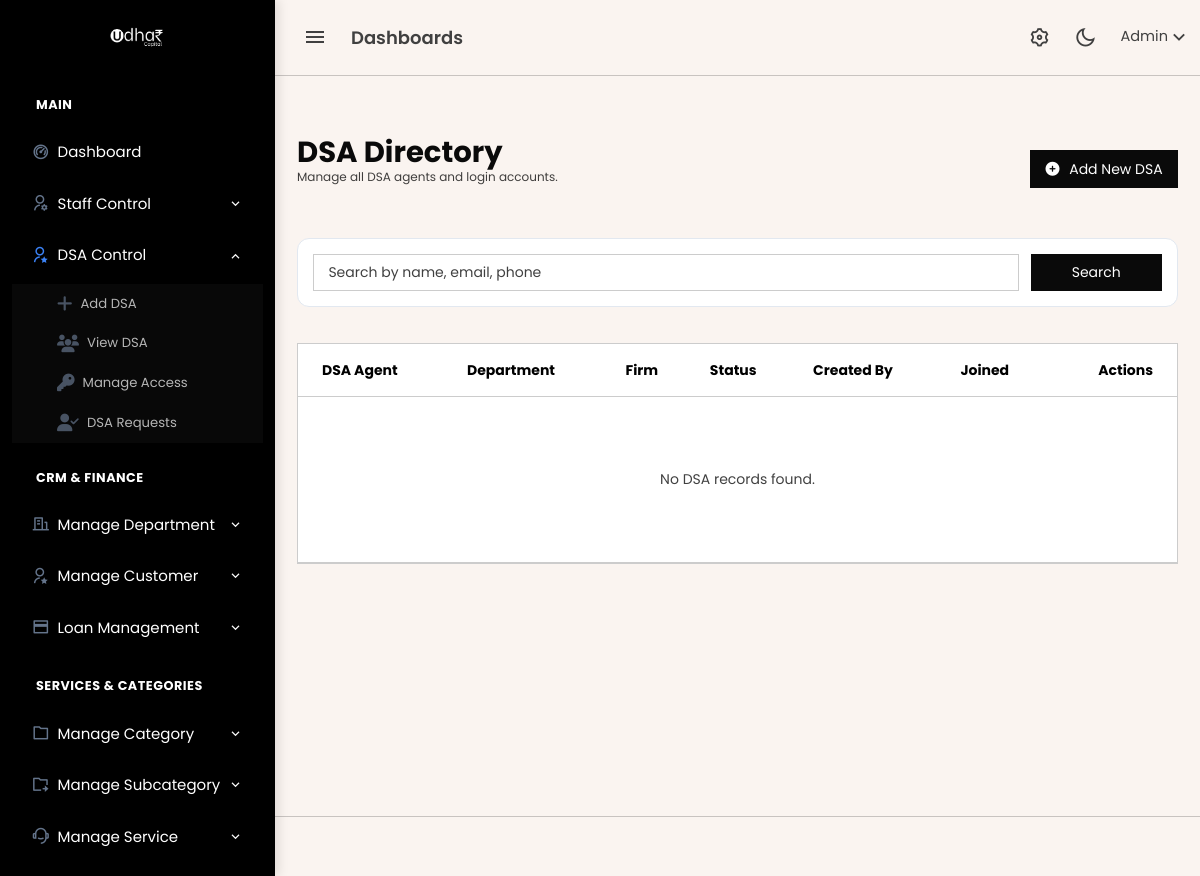
Page /admin/dsa_list.php (signed in) on the earlier database version.
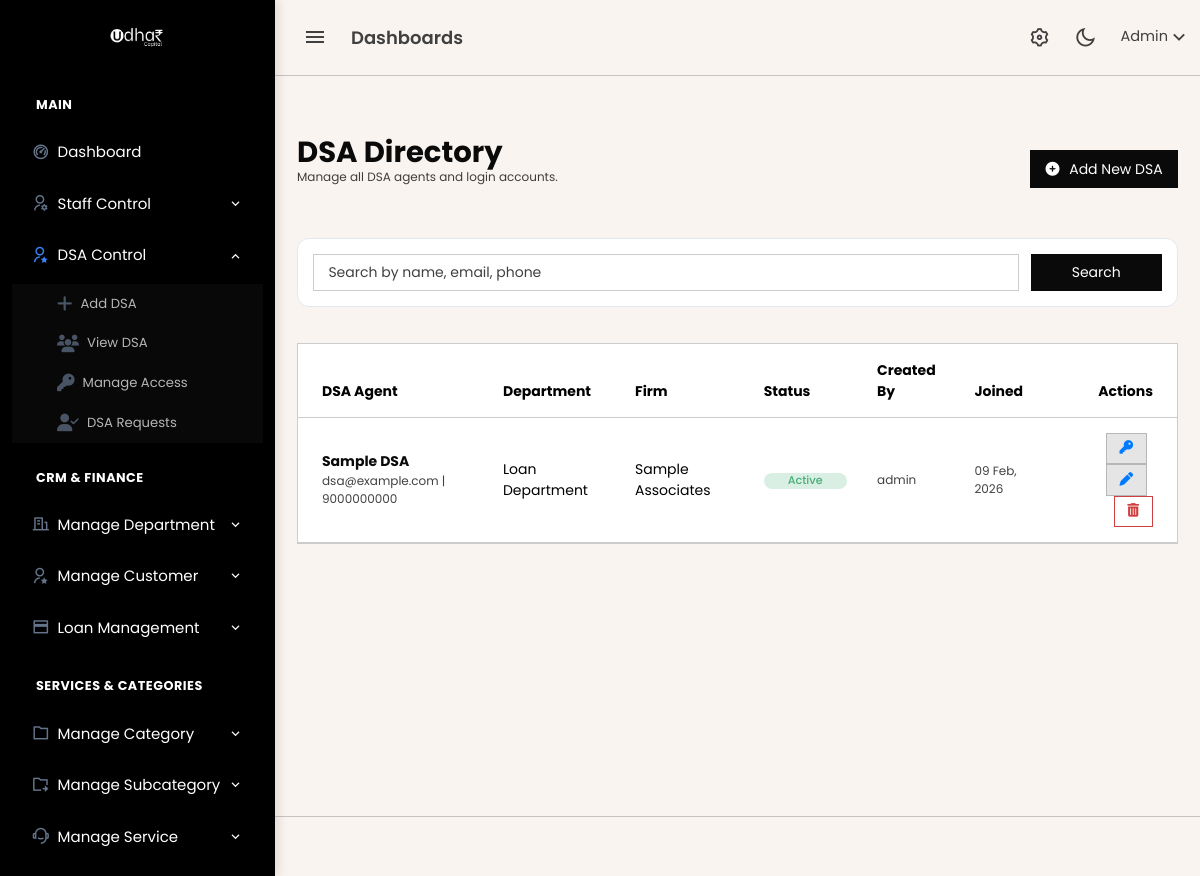
Same page on the later database version.
### tables this page shows
CREATE TABLE `dsa` (
  `id` bigint(20) UNSIGNED NOT NULL,
  `name` varchar(255) NOT NULL,
  `email` varchar(255) NOT NULL,
  `phone` varchar(20) NOT NULL,
  `password` varchar(255) NOT NULL,
  `department_id` int(11) DEFAULT NULL,
  `created_by` bigint(20) UNSIGNED DEFAULT NULL,
  `status` enum('active','inactive') DEFAULT 'active',
  `created_at` timestamp NOT NULL DEFAULT current_timestamp(),
  `updated_at` timestamp NOT NULL DEFAULT current_timestamp() ON UPDATE current_timestamp()
);

CREATE TABLE `departments` (
  `id` int(10) UNSIGNED NOT NULL,
  `name` varchar(255) NOT NULL,
  `created_at` timestamp NULL DEFAULT current_timestamp(),
  `updated_at` timestamp NULL DEFAULT current_timestamp() ON UPDATE current_timestamp(),
  `created_by` bigint(20) UNSIGNED DEFAULT NULL
);

CREATE TABLE `dsa_profiles` (
  `id` bigint(20) UNSIGNED NOT NULL,
  `dsa_id` bigint(20) UNSIGNED NOT NULL,
  `firm_name` varchar(255) DEFAULT NULL,
  `pan_number` varchar(20) DEFAULT NULL,
  `city` varchar(100) DEFAULT NULL,
  `state` varchar(100) DEFAULT NULL,
  `pin_code` varchar(10) DEFAULT NULL,
  `bank_name` varchar(255) DEFAULT NULL,
  `account_number` varchar(50) DEFAULT NULL,
  `ifsc_code` varchar(20) DEFAULT NULL,
  `created_at` timestamp NOT NULL DEFAULT current_timestamp(),
  `updated_at` timestamp NOT NULL DEFAULT current_timestamp() ON UPDATE current_timestamp()
);

### admin/dsa_list.php (the view, shortened to what this page needs)
<?php
include 'header.php';
$search = isset($_GET['search']) ? mysqli_real_escape_string($conn, $_GET['search']) : '';
$where_clause = $search ? "WHERE d.name LIKE '%$search%' OR d.email LIKE '%$search%' OR d.phone LIKE '%$search%'" : '';
$query = "SELECT d.*, dp.firm_name, dept.name AS department_name, a.name AS creator_name
          FROM dsa d
          LEFT JOIN dsa_profiles dp ON dp.dsa_id = d.id
          LEFT JOIN departments dept ON dept.id = d.department_id
          LEFT JOIN admin a ON a.id = d.created_by
          $where_clause
          ORDER BY d.id DESC";
$result = mysqli_query($conn, $query);
?>
<?php include 'topbar.php'; ?>
<?php include 'sidebar.php'; ?>
<div class="content-page"><div class="content"><div class="container-fluid pt-4">
    <div class="d-flex justify-content-between align-items-center mb-4">
        <div>
            <h2 class="fw-bold text-dark mb-0">DSA Directory</h2>
            <p class="text-muted small">Manage all DSA agents and login accounts.</p>
        </div>
        <a href="dsa_add.php" class="btn btn-dark"><i class="fas fa-plus-circle me-1"></i> Add New DSA</a>
    </div>
    <div class="mb-4" style="background:#fff;border:1px solid #e2e8f0;padding:15px;border-radius:12px;">
        <form method="GET" class="row g-2">
            <div class="col-md-10"><input type="text" name="search" class="form-control" placeholder="Search by name, email, phone" value="<?= htmlspecialchars($search) ?>"></div>
            <div class="col-md-2"><button type="submit" class="btn btn-dark w-100">Search</button></div>
        </form>
    </div>
    <div class="card border"><div class="card-body p-0"><div class="table-responsive">
        <table class="table mb-0 align-middle">
            <thead><tr><th class="ps-3">DSA Agent</th><th>Department</th><th>Firm</th><th>Status</th><th>Created By</th><th>Joined</th><th class="text-end pe-3">Actions</th></tr></thead>
            <tbody>
                <?php if ($result && mysqli_num_rows($result) > 0): while ($row = mysqli_fetch_assoc($result)): ?>
                    <tr>
                        <td class="ps-3"><div class="fw-bold text-dark"><?= htmlspecialchars($row['name']) ?></div><div class="text-muted small"><?= htmlspecialchars($row['email']) ?> | <?= htmlspecialchars($row['phone']) ?></div></td>
                        <td><?= htmlspecialchars($row['department_name'] ?? 'Unassigned') ?></td>
                        <td><?= htmlspecialchars($row['firm_name'] ?? '-') ?></td>
                        <td><?php if($row['status'] === 'active'): ?><span class="badge rounded-pill bg-success-subtle text-success px-3">Active</span><?php else: ?><span class="badge rounded-pill bg-danger-subtle text-danger px-3">Inactive</span><?php endif; ?></td>
                        <td><span class="small text-muted"><?= htmlspecialchars($row['creator_name'] ?? 'System') ?></span></td>
                        <td class="small text-muted"><?= date('d M, Y', strtotime($row['created_at'])) ?></td>
                        <td class="text-end pe-3">
                            <a href="manage_dsa_permissions.php?dsa_id=<?= (int)$row['id'] ?>" class="btn btn-sm btn-light border me-1" title="Manage Access"><i class="fas fa-key text-primary"></i></a>
                            <a href="dsa_add.php?id=<?= (int)$row['id'] ?>" class="btn btn-sm btn-light border me-1"><i class="fas fa-pen text-primary"></i></a>
                            <a href="db/delete/dsa_delete.php?id=<?= (int)$row['id'] ?>" onclick="return confirm('Delete this DSA account?')" class="btn btn-sm btn-outline-danger"><i class="fas fa-trash-alt"></i></a>
                        </td>
                    </tr>
                <?php endwhile; else: ?>
                    <tr><td colspan="7" class="text-center py-5 text-muted">No DSA records found.</td></tr>
                <?php endif; ?>
            </tbody>
        </table>
    </div></div></div>
</div></div></div>
<?php include 'footer.php'; ?>

### admin/header.php (shortened to what this page needs)
<!DOCTYPE html>
<html lang="en">
<head>
	<link rel="stylesheet" href="assets/vendor/daterangepicker/daterangepicker.css">
	<link rel="stylesheet" href="assets/vendor/admin-resources/jquery.vectormap/jquery-jvectormap-1.2.2.css">
	<link href="assets/css/app.min.css" rel="stylesheet" type="text/css" id="app-style" />
<link rel="stylesheet" href="https://cdnjs.cloudflare.com/ajax/libs/font-awesome/6.4.2/css/all.min.css">
	<link href="assets/css/icons.min.css" rel="stylesheet" type="text/css" />
</head>
<body>
	<div class="wrapper">

### admin/topbar.php (shortened to what this page needs)
<div class="navbar-custom">
    <div class="topbar container-fluid">
        <div class="d-flex align-items-center gap-1">
            <button class="button-toggle-menu">
                <i class="mdi mdi-menu"></i>
            </button>
            <h4 class="page-title d-none d-sm-block">Dashboards</h4>
        </div>
        <ul class="topbar-menu d-flex align-items-center gap-3">
            <li class="d-none d-sm-inline-block">
                <a class="nav-link" data-bs-toggle="offcanvas" href="#theme-settings-offcanvas">
                    <span class="ri-settings-3-line fs-22"></span>
                </a>
            </li>
            <li class="d-none d-sm-inline-block">
                <div class="nav-link" id="light-dark-mode">
                    <i class="ri-moon-line fs-22"></i>
                </div>
            </li>
            <li class="dropdown">
                <a class="nav-link dropdown-toggle arrow-none nav-user" data-bs-toggle="dropdown" href="#" role="button" aria-haspopup="false" aria-expanded="false">
                    <span class="d-lg-block d-none">
                        <h5 class="my-0 fw-normal">Admin<i class="ri-arrow-down-s-line fs-22 d-none d-sm-inline-block align-middle"></i></h5>
                    </span>
                </a>
            </li>
        </ul>
    </div>
</div>

### admin/sidebar.php (shortened to what this page needs)
<?php
$current_page = basename($_SERVER['PHP_SELF']);
$dept_active = in_array($current_page, ['add-department.php', 'departments.php']);
$customer_active = in_array($current_page, [
    'customer_add.php',
    'customers.php',
    'customer_edit.php',
    'customer_view.php'
]);
$loan_active = in_array($current_page, [
    'loan_applications.php',
    'loan_view.php',
    'rejected_loans.php'
]);
$cat_active      = in_array($current_page, ['category_add.php', 'category.php']);
$subcat_active   = in_array($current_page, ['subcategory_add.php', 'subcategory.php']);
$service_active  = in_array($current_page, ['service_add.php', 'services.php', 'service_edit.php', 'service_details.php', 'plan-work.php']);
$staff_active = in_array($current_page, [
    'staff_add.php',
    'staff_list.php',
    'manage_permissions.php'
]);
$dsa_active = in_array($current_page, [
    'dsa_add.php',
    'dsa_list.php',
    'dsa_requests.php',
    'manage_dsa_permissions.php'
]);
?>
<div class="leftside-menu">
    <a href="dashboard.php" class="logo text-center d-block">
        <span class="logo-lg">
            <img src="assets/udhaar_logo.png" alt="logo" style="max-height: 40px; margin: 20px 0; filter: brightness(0) invert(1);">
        </span>
    </a>
    <div class="h-100">
        <ul class="side-nav">
            <li class="side-nav-title">Main</li>
            <li class="side-nav-item <?= ($current_page == 'dashboard.php') ? 'active' : '' ?>">
                <a href="dashboard.php" class="side-nav-link">
                    <i class="ri-dashboard-2-line"></i>
                    <span>Dashboard</span>
                </a>
            </li>
            <li class="side-nav-item <?= $staff_active ? 'active' : '' ?>">
                <a href="javascript:void(0);" class="side-nav-link has-arrow">
                    <i class="ri-user-settings-line"></i>
                    <span>Staff Control</span>
                </a>
            </li>
            <li class="side-nav-item <?= $dsa_active ? 'active' : '' ?>">
                <a href="javascript:void(0);" class="side-nav-link has-arrow">
                    <i class="ri-user-star-line"></i>
                    <span>DSA Control</span>
                </a>
                <ul class="side-nav-second-level">
                    <li><a href="dsa_add.php" class="side-nav-link"><i class="fas fa-plus"></i> Add DSA</a></li>
                    <li><a href="dsa_list.php" class="side-nav-link"><i class="fas fa-users"></i> View DSA</a></li>
                    <li><a href="manage_dsa_permissions.php" class="side-nav-link"><i class="fas fa-key"></i> Manage Access</a></li>
                    <li><a href="dsa_requests.php" class="side-nav-link"><i class="fas fa-user-check"></i> DSA Requests</a></li>
                </ul>
            </li>
            <li class="side-nav-title">CRM & Finance</li>
            <li class="side-nav-item <?= $dept_active ? 'active' : '' ?>">
                <a href="javascript:void(0);" class="side-nav-link has-arrow">
                    <i class="ri-building-line"></i>
                    <span>Manage Department</span>
                </a>
            </li>
            <li class="side-nav-item <?= $customer_active ? 'active' : '' ?>">
                <a href="javascript:void(0);" class="side-nav-link has-arrow">
                    <i class="ri-user-star-line"></i>
                    <span>Manage Customer</span>
                </a>
            </li>
            <li class="side-nav-item <?= $loan_active ? 'active' : '' ?>">
                <a href="javascript:void(0);" class="side-nav-link has-arrow">
                    <i class="ri-bank-card-2-line"></i>
                    <span>Loan Management</span>
                </a>
            </li>
            <li class="side-nav-title">Services & Categories</li>
            <li class="side-nav-item <?= $cat_active ? 'active' : '' ?>">
                <a href="javascript:void(0);" class="side-nav-link has-arrow">
                    <i class="ri-folder-line"></i>
                    <span>Manage Category</span>
                </a>
            </li>
            <li class="side-nav-item <?= $subcat_active ? 'active' : '' ?>">
                <a href="javascript:void(0);" class="side-nav-link has-arrow">
                    <i class="ri-folder-shared-line"></i>
                    <span>Manage Subcategory</span>
                </a>
            </li>
            <li class="side-nav-item <?= $service_active ? 'active' : '' ?>">
                <a href="javascript:void(0);" class="side-nav-link has-arrow">
                    <i class="ri-customer-service-2-line"></i>
                    <span>Manage Service</span>
                </a>
            </li>
            <li class="side-nav-item <?= ($current_page == 'enquiries.php') ? 'active' : '' ?>">
                <a href="enquiries.php" class="side-nav-link">
                </a>
            </li>
        </ul>
    </div>
</div>

### admin/footer.php (shortened to what this page needs)
				<footer class="footer">
				</footer>
			</div>
</body>
</html>

### admin/sidebar.php (style rules this page uses)
:root { --nav-bg: #000000; --nav-text: #ffffff; --nav-hover-bg: #1e293b; --accent-blue: #3b82f6; }
.leftside-menu { background: var(--nav-bg) !important; width: 260px; position: fixed; height: 100%; box-shadow: 4px 0 10px rgba(0,0,0,0.1); z-index: 1000; overflow-y: auto; }
.side-nav-link { color: var(--nav-text) !important; padding: 12px 20px !important; display: flex !important; align-items: center; text-decoration: none !important; transition: 0.2s; cursor: pointer; }
.side-nav-link i { font-size: 1.1rem; margin-right: 12px; color: #64748b; }
.has-arrow::after { content: "\ea4e"; font-family: 'remixicon'; margin-left: auto; transition: transform 0.3s; }
.side-nav-item.active > .has-arrow::after { transform: rotate(180deg); }
.side-nav-second-level { list-style: none; padding: 0; display: none; background: rgba(255, 255, 255, 0.03); }
.side-nav-item.active .side-nav-second-level { display: block; }
.side-nav-second-level .side-nav-link { padding: 10px 20px 10px 45px !important; font-size: 0.825rem !important; opacity: 0.7; }
.side-nav-item.active > .side-nav-link i { color: var(--accent-blue) !important; }
.side-nav-title { padding: 15px 20px 5px; font-size: 0.7rem; text-transform: uppercase; color: #64748b; font-weight: 700; letter-spacing: 0.5px; }

Differences in the rows shown:
added dsa: name "Sample DSA", email "dsa@example.com", phone "9000000000", department.name "Loan Department", dsa_profiles.firm_name "Sample Associates", status "Active", admin.name "admin", created_at "09 Feb, 2026"
Other differences:
text no longer shown: "No DSA records found."
